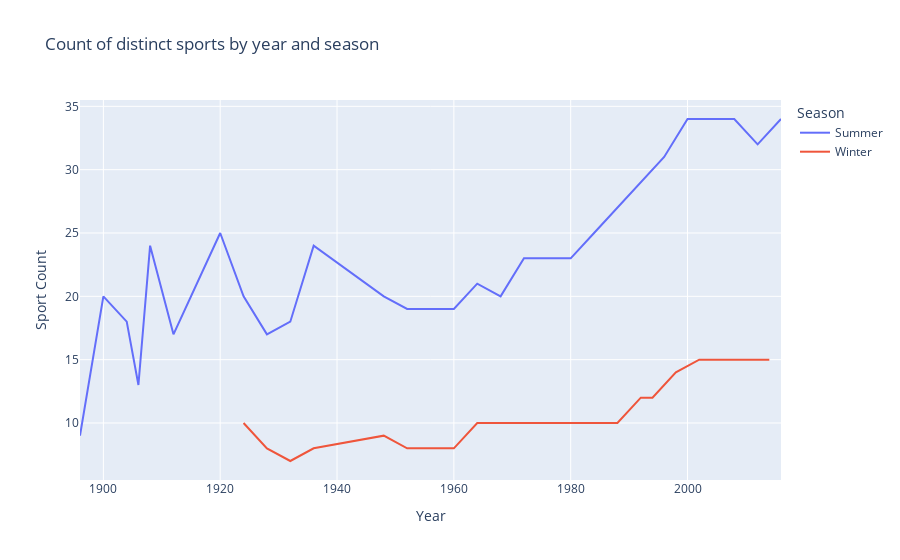

Source (notebook cell):
### Markdown cell above
Let's plot this data using a [line plot](https://plotly.com/python/line-charts/), broken up by season!

### Code cell
# Create a line plot for Summer and Winter Olympics
fig = px.line(
    sport_count,
    x = "year",
    y  = "sport",
    color = "season",
    labels = {"year": "Year", "sport" : "Sport Count", "season": "Season"},
    title = "Count of distinct sports by year and season"
)

fig.show()

### Figure 1 — Plotly figure (JSON) as saved in the notebook; plotly's stock layout.template omitted (floating-point values rounded to 4 significant figures)
{"data": [{"hovertemplate": "Season=Summer<br>Year=%{x}<br>Sport Count=%{y}<extra></extra>", "legendgroup": "Summer", "line": {"color": "#636efa", "dash": "solid"}, "marker": {"symbol": "circle"}, "mode": "lines", "name": "Summer", "orientation": "v", "showlegend": true, "x": [1896, 1900, 1904, 1906, 1908, 1912, 1920, 1924, 1928, 1932, 1936, 1948, 1952, 1956, 1960, 1964, 1968, 1972, 1976, 1980, 1984, 1988, 1992, 1996, 2000, 2004, 2008, 2012, 2016], "xaxis": "x", "y": [9, 20, 18, 13, 24, 17, 25, 20, 17, 18, 24, 20, 19, 19, 19, 21, 20, 23, 23, 23, 25, 27, 29, 31, 34, 34, 34, 32, 34], "yaxis": "y", "type": "scatter"}, {"hovertemplate": "Season=Winter<br>Year=%{x}<br>Sport Count=%{y}<extra></extra>", "legendgroup": "Winter", "line": {"color": "#EF553B", "dash": "solid"}, "marker": {"symbol": "circle"}, "mode": "lines", "name": "Winter", "orientation": "v", "showlegend": true, "x": [1924, 1928, 1932, 1936, 1948, 1952, 1956, 1960, 1964, 1968, 1972, 1976, 1980, 1984, 1988, 1992, 1994, 1998, 2002, 2006, 2010, 2014], "xaxis": "x", "y": [10, 8, 7, 8, 9, 8, 8, 8, 10, 10, 10, 10, 10, 10, 10, 12, 12, 14, 15, 15, 15, 15], "yaxis": "y", "type": "scatter"}], "layout": {"xaxis": {"anchor": "y", "domain": [0, 1], "title": {"text": "Year"}}, "yaxis": {"anchor": "x", "domain": [0, 1], "title": {"text": "Sport Count"}}, "legend": {"title": {"text": "Season"}, "tracegroupgap": 0}, "title": {"text": "Count of distinct sports by year and season"}}}
